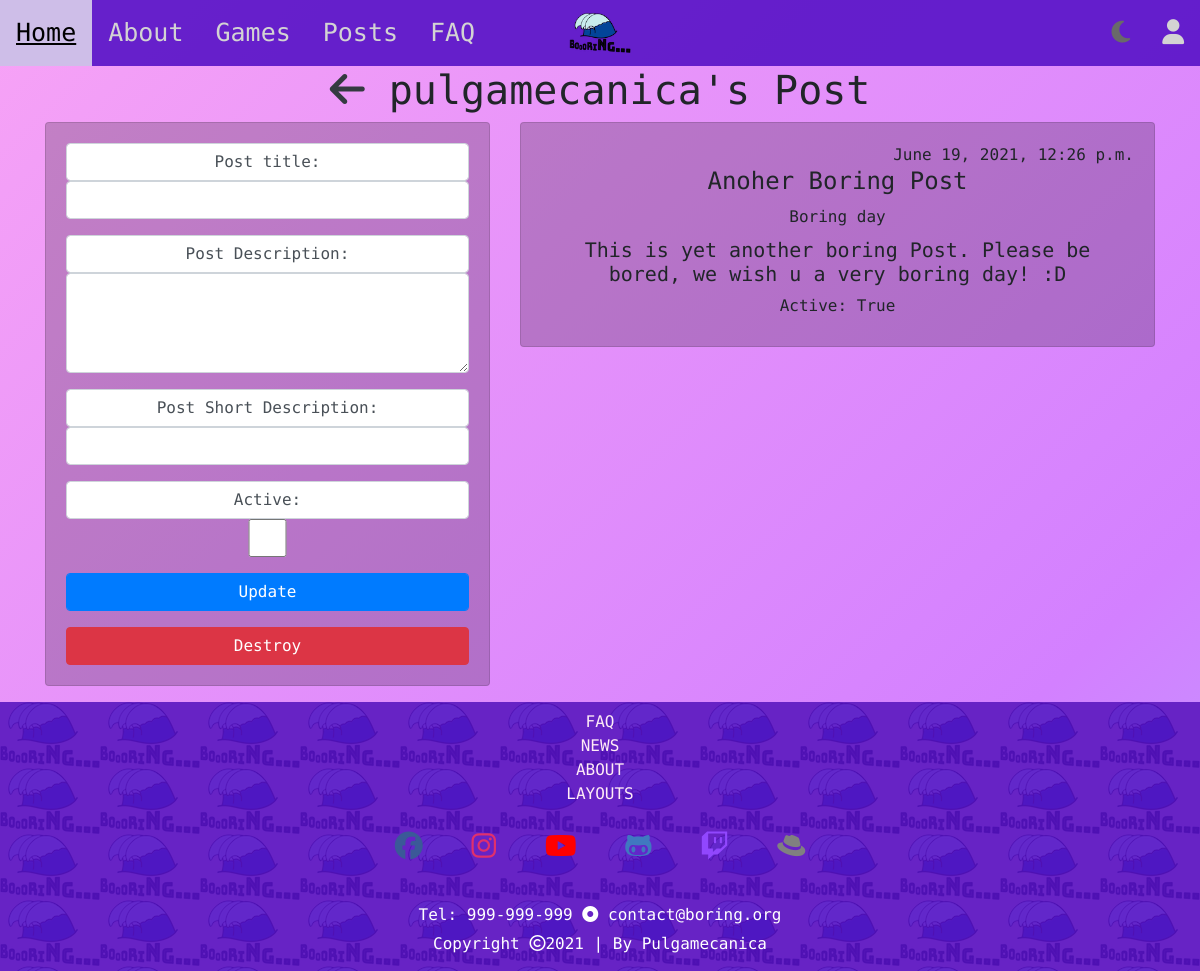
The page /boring/post/10 (signed in) on the database as committed earlier.
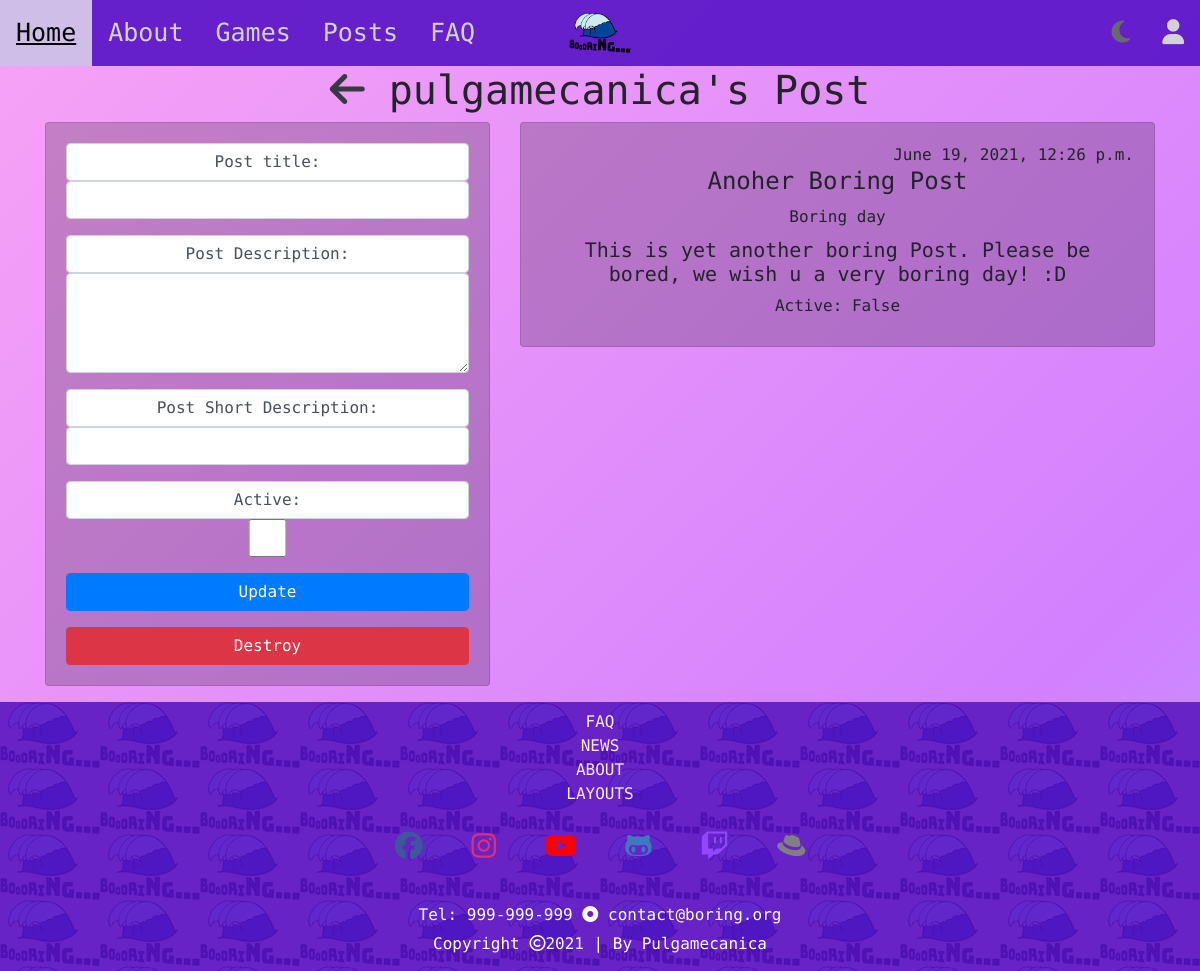
The same page on the database as committed later.
### boring/models.py (models this page shows, shortened)
class Post(models.Model):
    title = models.CharField(max_length = 30)
    description = models.TextField(max_length = 150)
    views = models.IntegerField(default = 0)
    likes = models.IntegerField(default = 0)
    active = models.BooleanField(default=False)
    created_at = models.DateTimeField(auto_now_add=True)
    short_description = models.CharField(max_length = 15, default='Details')
    user = models.ForeignKey(BoringUser, on_delete=models.CASCADE, related_name="posts")

### boring/views.py (the view)
# urls.py: path('post/<int:post_id>', views.post_page_view, name="post"),
@login_required(login_url='./login')
def post_page_view(request, post_id):
    context = {'post': Post.objects.get(pk=post_id)}
    if request.method == 'POST':
        form = PostForm(request.POST)
        if form.is_valid():
            postUpdate = Post.objects.filter(pk=post_id)
            title = form.cleaned_data['title']
            if title:
                postUpdate.update(title = title)
            description = form.cleaned_data['description']
            if description:
                postUpdate.update(description = description)
            short_description = form.cleaned_data['short_description']
            if short_description:
                postUpdate.update(short_description = short_description)
            postUpdate.update(active = form.cleaned_data['active'])
            context['form'] = form
        return posts_page_view(request)
    else:
        context['form'] = PostForm()
    return render(request, 'boring/post.html', context)

### boring/forms.py
class PostForm(forms.Form):
    title = forms.CharField(required=False, label='Post title', max_length=30)
    description = forms.CharField(widget=forms.Textarea, required=False, label='Post Description', max_length=150)
    short_description = forms.CharField(required=False, label='Post Short Description', max_length=15)
    active = forms.BooleanField(required=False)

### boring/templates/boring/post.html (shortened to what this page needs)
{% extends 'boring_website/base.html' %}
{% block main %}
   <h1 class="text-center"><a href={% url 'boring:profile' %}><i class="fas fa-arrow-left text-dark"></i></a>  {{ user.username }}'s Post</h1>
   <div class="container boring-games-container">
        <div class="row justify-content-center">
            <div class="col-lg-5 col-md-5 col-sm-12">
                <div class="card mb-3">
                    <div class="card-body text-center">
                        <form action="{% url 'boring:post' post.id %}" method="post">
                            {{ form.as_table }}
                            <input type="submit" value="Update" class="btn btn-primary btn-block">
                            <a href={% url 'boring:delete_post' post.id %} class="btn btn-danger btn-block" onclick="return confirm('Do you really want to delete: {{post.title}}')">Destroy</a>
                        </form>
                    </div>
                </div>
            </div>
            <div class="col-lg-7 col-md-7 col-sm-12">
                <div class="card mb-3">
                    <div class="card-body text-center">
                        <span class="float-right"> {{  post.created_at}}</span>
                        <br>
                        <h4 class="card-title"> {{ post.title }} </h4>
                        <h6 class="card-title"> {{ post.short_description }} </h6>
                        <span class="card-text">
                            <h5> {{ post.description }} </h5>
                            <h6>Active: {{ post.active }} </h6>
                        </span>
                    </div>
                </div>
            </div>
        </div>
   </div>
{% endblock %}

Rows that differ between the two databases and show on the page:
changed Post "Anoher Boring Post": active "True" → "False"
